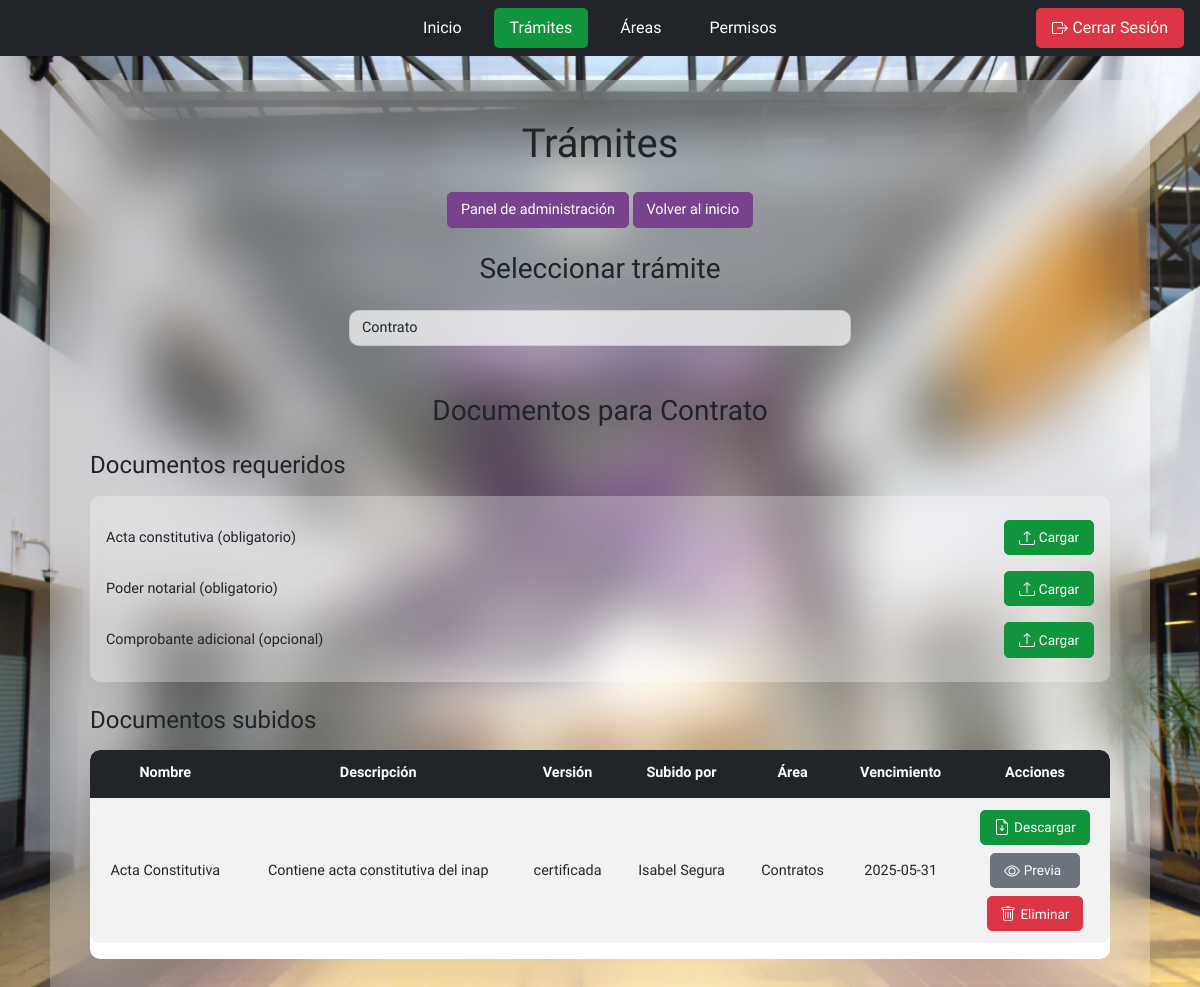
The app's page /tramites.php?tramite_id=1 (signed in) with its own data.
### tables this page shows
CREATE TABLE IF NOT EXISTS `tramites` (
  `id` int NOT NULL AUTO_INCREMENT,
  `nombre` varchar(50) NOT NULL,
  PRIMARY KEY (`id`)
);

CREATE TABLE IF NOT EXISTS `documentos_requeridos` (
  `id` int NOT NULL AUTO_INCREMENT,
  `tramite_id` int NOT NULL,
  `nombre_documento` varchar(100) NOT NULL,
  `obligatorio` tinyint(1) DEFAULT '1',
  PRIMARY KEY (`id`),
  KEY `tramite_id` (`tramite_id`)
);

CREATE TABLE IF NOT EXISTS `documentos` (
  `id` int NOT NULL AUTO_INCREMENT,
  `nombre` varchar(100) NOT NULL,
  `ruta_archivo` varchar(255) NOT NULL,
  `tipo` varchar(50) NOT NULL,
  `version` varchar(20) NOT NULL,
  `fecha_subida` datetime DEFAULT CURRENT_TIMESTAMP,
  `fecha_vencimiento` date DEFAULT NULL,
  `area_id` int NOT NULL,
  `usuario_id` int NOT NULL,
  PRIMARY KEY (`id`),
  KEY `area_id` (`area_id`),
  KEY `usuario_id` (`usuario_id`)
);

CREATE TABLE IF NOT EXISTS `usuarios` (
  `id` int NOT NULL AUTO_INCREMENT,
  `usuario` varchar(50) NOT NULL,
  `email` varchar(100) NOT NULL,
  `contrasena` varchar(255) NOT NULL,
  `nombre` varchar(100) NOT NULL,
  `area_id` int NOT NULL,
  `es_admin` tinyint(1) DEFAULT '0',
  PRIMARY KEY (`id`),
  UNIQUE KEY `usuario` (`usuario`),
  UNIQUE KEY `email` (`email`),
  KEY `area_id` (`area_id`)
);

CREATE TABLE IF NOT EXISTS `areas` (
  `id` int NOT NULL AUTO_INCREMENT,
  `nombre` varchar(50) NOT NULL,
  `area_padre_id` int DEFAULT NULL,
  PRIMARY KEY (`id`),
  KEY `area_padre_id` (`area_padre_id`)
);

### tramites.php (the view, shortened to what this page needs)
<?php
require 'includes/config.php';
$es_admin = $_SESSION['es_admin'] ?? 0;
$tramites = $pdo->query("SELECT * FROM tramites")->fetchAll();
$tramite_seleccionado = null;
$docs_requeridos = [];
$docs_subidos = [];
if (isset($_GET['tramite_id'])) {
    $tramite_id = (int)$_GET['tramite_id'];
    $tramite_seleccionado = $pdo->prepare("SELECT * FROM tramites WHERE id = ?");
    $tramite_seleccionado->execute([$tramite_id]);
    $tramite_seleccionado = $tramite_seleccionado->fetch();
    $docs_requeridos = $pdo->prepare("SELECT * FROM documentos_requeridos WHERE tramite_id = ?");
    $docs_requeridos->execute([$tramite_id]);
    $docs_requeridos = $docs_requeridos->fetchAll();
    $docs_subidos = $pdo->prepare("
        SELECT d.*, u.nombre AS usuario_nombre, a.nombre AS area_nombre
        FROM documentos d
        JOIN documentos_tramites dt ON d.id = dt.documento_id
        JOIN usuarios u ON d.usuario_id = u.id
        JOIN areas a ON d.area_id = a.id
        WHERE dt.tramite_id = ?
    ");
    $docs_subidos->execute([$tramite_id]);
    $docs_subidos = $docs_subidos->fetchAll();
}
?>
<!DOCTYPE html>
<html lang="es">
<head>
    <link rel="stylesheet" href="css/bootstrap.min.css">
</head>
<body>
<div class="topnav">
    <div class="nav-links">
        <a class="navg" href="index.php">Inicio</a>
        <a class="navg active" href="tramites.php">Trámites</a>
        <a class="navg" href="areas.php">Áreas</a>
        <?php if ($es_admin): ?>
        <a class="navg" href="permisos_area.php">Permisos</a>
        <?php endif; ?>
    </div>
    <a class="logout-btn d-flex align-items-center justify-content-center" href="logout.php">
        <img src="icons/box-arrow-right.svg" alt="cerrar sesión" class="logout me-1">Cerrar Sesión
    </a>
</div>
<div class="container">
    <h1 class="text-center mb-4">Trámites</h1>
    <div class="text-center mb-4">
        <?php if ($es_admin): ?>
            <a href="admin.php" class="btn btn-custom-sub">Panel de administración</a>
        <?php endif; ?>
        <a href="index.php" class="btn btn-custom-sub">Volver al inicio</a>
    </div>
    <h3 class="text-center mb-4">Seleccionar trámite</h3>
    <form method="GET" class="row g-3 justify-content-center">
        <div class="col-md-6">
            <select name="tramite_id" class="form-select" onchange="this.form.submit()">
                <?php foreach ($tramites as $tramite): ?>
                <option value="<?= htmlspecialchars($tramite['id']) ?>" <?= isset($_GET['tramite_id']) && $_GET['tramite_id'] == $tramite['id'] ? 'selected' : '' ?>><?= htmlspecialchars($tramite['nombre']) ?></option>
                <?php endforeach; ?>
            </select>
        </div>
    </form>
    <?php if ($tramite_seleccionado): ?>
        <h3 class="text-center mb-4 mt-5">Documentos para <?= htmlspecialchars($tramite_seleccionado['nombre']) ?></h3>
        <h4 class="mb-3">Documentos requeridos</h4>
        <ul>
            <?php foreach ($docs_requeridos as $req): ?>
                <li>
                    <span><?= htmlspecialchars($req['nombre_documento']) ?> (<?= $req['obligatorio'] ? 'obligatorio' : 'opcional' ?>)</span>
                    <?php if ($es_admin): ?>
                        <button type="button" class="btn btn-custom btn-sm d-flex align-items-center justify-content-center" data-bs-toggle="modal" data-bs-target="#uploadModal<?= htmlspecialchars($req['id']) ?>">
                        <img src="icons/upload.svg" alt="cargar" class="upload me-1">Cargar
                        </button>
                    <?php endif; ?>
                </li>
            <?php endforeach; ?>
        </ul>
        <h4 class="mb-3 mt-4">Documentos subidos</h4>
        <div class="table-responsive" style="background-color: white; border-radius: 10px;">
            <table class="table table-striped table-hover">
                <thead class="table-dark">
                    <tr>
                        <th class="th-head">Nombre</th>
                        <th class="th-head">Descripción</th>
                        <th class="th-head">Versión</th>
                        <th class="th-head">Subido por</th>
                        <th class="th-head">Área</th>
                        <th class="th-head">Vencimiento</th>
                        <th class="th-head">Acciones</th>
                    </tr>
                </thead>
                <tbody>
                    <?php if (count($docs_subidos) > 0): ?>
                        <?php foreach ($docs_subidos as $doc): ?>
                            <tr>
                                <td class="td-text"><?= htmlspecialchars($doc['nombre']) ?></td>
                                <td class="td-text"><?= htmlspecialchars($doc['tipo']) ?></td>
                                <td class="td-text"><?= htmlspecialchars($doc['version']) ?></td>
                                <td class="td-text"><?= htmlspecialchars($doc['usuario_nombre']) ?></td>
                                <td class="td-text"><?= htmlspecialchars($doc['area_nombre']) ?></td>
                                <td class="td-text"><?= htmlspecialchars($doc['fecha_vencimiento'] ?: 'n/a') ?></td>
                                <td class="td-text">
                                    <div class="acciones">
                                        <a href="?action=download&id=<?= htmlspecialchars($doc['id']) ?>" class="btn btn-custom btn-sm d-flex align-items-center">
                                        <img src="icons/file-earmark-arrow-down.svg" alt="descargar" class="download me-1">Descargar
                                        </a>
                                        <a href="?action=preview&id=<?= htmlspecialchars($doc['id']) ?>" target="_blank" class="btn btn-secondary btn-sm d-flex align-items-center">
                                            <img src="icons/eye.svg" alt="vista previa" class="eye me-1">Previa
                                        </a>
                                        <?php if ($es_admin): ?>
                                            <a href="?tramite_id=<?= htmlspecialchars($tramite_seleccionado['id']) ?>&eliminar_id=<?= htmlspecialchars($doc['id']) ?>" class="btn btn-danger btn-sm d-flex align(QWERTYUIOP[]\ASDFGHJKL;ZXCVBNM,./qwertyuiop[]\asdfghjklzxcvbnm,./items-center" onclick="return confirm('¿seguro que deseas eliminar este documento?')">
                                            <img src="icons/trash.svg" alt="eliminar" class="trash me-1">Eliminar
                                            </a>
                                        <?php endif; ?>
                                    </div>
                                </td>
                            </tr>
                        <?php endforeach; ?>
                    <?php else: ?>
                        <tr>
                            <td colspan="7" class="text-center">No hay documentos subidos para este trámite.</td>
                        </tr>
                    <?php endif; ?>
                </tbody>
            </table>
        </div>
    <?php endif; ?>
</div>

### tramites.php (style rules this page uses)
body { min-height: 100vh; background: url('image/background_inap.jpg') center/cover no-repeat fixed; margin: 0; display: flex; flex-direction: column; align-items: center; justify-content: center; font-family: "Cal Sans", sans-serif; font-weight: 300; }
.topnav { width: 100%; background-color: #212529; backdrop-filter: blur(100px); padding: 0.5rem 1rem; position: fixed; top: 0; z-index: 1000; display: flex; justify-content: center; align-items: center; }
.topnav .nav-links { display: flex; justify-content: center; align-items: center; }
.topnav .navg { color: white; text-decoration: none; padding: 0.5rem 1rem; margin: 0 0.5rem; border-radius: 5px; font-weight: 500; font-family: "Cal Sans", sans-serif; transition: all 0.3s ease; }
.topnav .navg:hover, .topnav .navg.active { background-color: #11953c; color: white; }
.logout-btn { background-color: #dc3545; color: white !important; padding: 0.5rem 1rem; border-radius: 5px; font-weight: 500; transition: all 0.3s ease; position: absolute; right: 1rem; top: 50%; transform: translateY(-50%); text-decoration: none; }
.container { max-width: 1100px; width: 100%; margin: 80px 20px 20px; border-radius: 15px; overflow: hidden; box-shadow: 0 8px 32px rgba(0, 0, 0, 0.1); background: rgba(255, 255, 255, 0.2); backdrop-filter: blur(30px); animation: slideIn 0.8s ease-out; padding: 2.5rem; min-height: 600px; }
.btn-custom { border-radius: 5px; padding: 0.4rem 0.8rem; transition: all 0.3s ease; background-color: #11953c; border-color: #11953c; color: white; min-width: 90px; text-align: center; font-size: 0.85rem; }
.btn-custom-sub { border-radius: 5px; padding: 0.4rem 0.8rem; transition: all 0.3s ease; background-color: #79428d; border-color: #79428d; color: white; min-width: 90px; font-size: 0.90rem; text-align: center; }
.btn-secondary { border-radius: 5px; padding: 0.4rem 0.8rem; transition: all 0.3s ease; background-color: #6c757d; border-color: #6c757d; color: white; min-width: 90px; text-align: center; font-size: 0.85rem; }
.th-head, .td-text { text-align: center; }
.btn-danger { border-radius: 5px; padding: 0.4rem 0.8rem; transition: all 0.3s ease; background-color: #dc3545; border-color: #dc3545; color: white; min-width: 90px; text-align: center; font-size: 0.85rem; }
.logout, .download, .eye, .upload, .trash { filter: invert(100%); }
.table { background: rgba(255, 255, 255, 0.3); border-radius: 10px; overflow: hidden; font-size: 0.9rem; }
.table-dark { background-color: rgba(0, 0, 0, 0.7); color: white; font-size: 0.9rem; }
.table-striped tbody tr:nth-of-type(odd) { background-color: rgba(255, 255, 255, 0.4); }
.table td, .table th { border: none; padding: 0.75rem; vertical-align: middle; }
.form-control, .form-select { border-radius: 10px; background: rgba(255, 255, 255, 0.7); border: 1px solid rgba(0, 0, 0, 0.1); transition: all 0.3s ease; font-size: 0.9rem; }
ul { background: rgba(255, 255, 255, 0.3); border-radius: 10px; padding: 1rem; list-style: none; font-size: 0.9rem; }
ul li { padding: 0.5rem 0; display: flex; justify-content: space-between; align-items: center; }
.acciones { display: flex; flex-direction: column; align-items: center; gap: 0.5rem; }

### records on screen
tramites: nombre "Contrato"
documentos_requeridos: nombre_documento "Acta constitutiva", obligatorio "obligatorio"
documentos_requeridos: nombre_documento "Poder notarial", obligatorio "obligatorio"
documentos_requeridos: nombre_documento "Comprobante adicional", obligatorio "opcional"
documentos: nombre "Acta Constitutiva", tipo "Contiene acta constitutiva del inap", version "certificada", usuario.nombre "Isabel Segura", area.nombre "Contratos", fecha_vencimiento "2025-05-31"

### other values on screen
form field tramite_id "Contrato"
